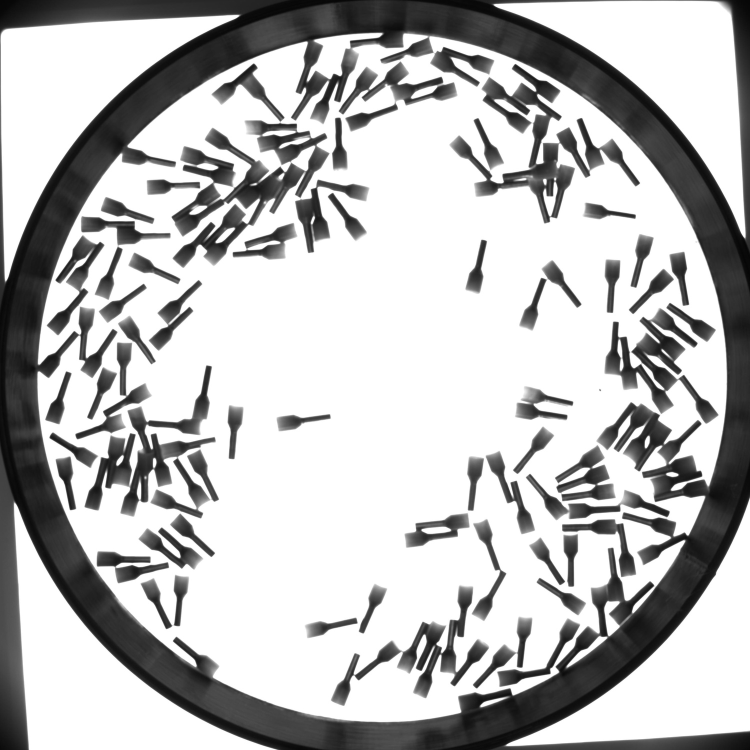
#> input picture resize_daheng_snapshot.jpg, 1500 x 1500 px (shown at 1/2 size)
$ python OpenCV.py
#> lines starting #> are read from the running program, lines starting #| are printed output that depends on the picture; after the words box and inside, x2 and y2 are one past the last pixel; in counts of white or black regions, pixels touching at a corner belong together
import cv2
import numpy as np

IMAGE_PATH = 'resize_daheng_snapshot.jpg'

# -------------------------
# НАСТРОЙКИ (крутить тут)
# -------------------------
# Порог белого фона в HSV:
# фон белый = V высокий, S низкий
S_MAX_BG = 60     # чем меньше, тем "белее" (50-80)
V_MIN_BG = 180    # чем больше, тем ярче (170-210)

# Морфология маски деталей
OPEN_K = 3        # убрать мелкий мусор
OPEN_IT = 1

CLOSE_K = 2       # подлечить дырки/резьбу (НЕ делай слишком большим!)
CLOSE_IT = 1

# Фильтр по площади (выкинуть мусорные компоненты)
MIN_AREA = 100   # под твоё разрешение (для твоего фото обычно 1500-5000)

# Детектор "слипшихся" болтов:
# если компонент заметно больше типичного болта — делим watershed'ом
SPLIT_AREA_MULT = 1.6  # 1.4..2.0

DEBUG_SAVE = True

# принимаем путь фото
# [4 lines left out: function upload_image, not called in this run]

def save(name, img):
    if DEBUG_SAVE:
        cv2.imwrite(name, img)

# -------------------------
# 1) Загрузка
# -------------------------
img = cv2.imread(IMAGE_PATH)
#> img is the input picture: shape (1500, 1500, 3); min 5, max 255, mean 186.8
if img is None:
    raise RuntimeError(f"Не удалось открыть {IMAGE_PATH}")

hsv = cv2.cvtColor(img, cv2.COLOR_BGR2HSV)
#> hsv: shape (1500, 1500, 3); mean H, S, V 0, 0, 186.8
H, S, V = cv2.split(hsv)
#> H: shape (1500, 1500); every value is 0

# -------------------------
# 2) Убираем белый фон (делаем маску деталей)
# -------------------------
# фон: S низкий и V высокий
bg_mask = ((S <= S_MAX_BG) & (V >= V_MIN_BG)).astype(np.uint8) * 255
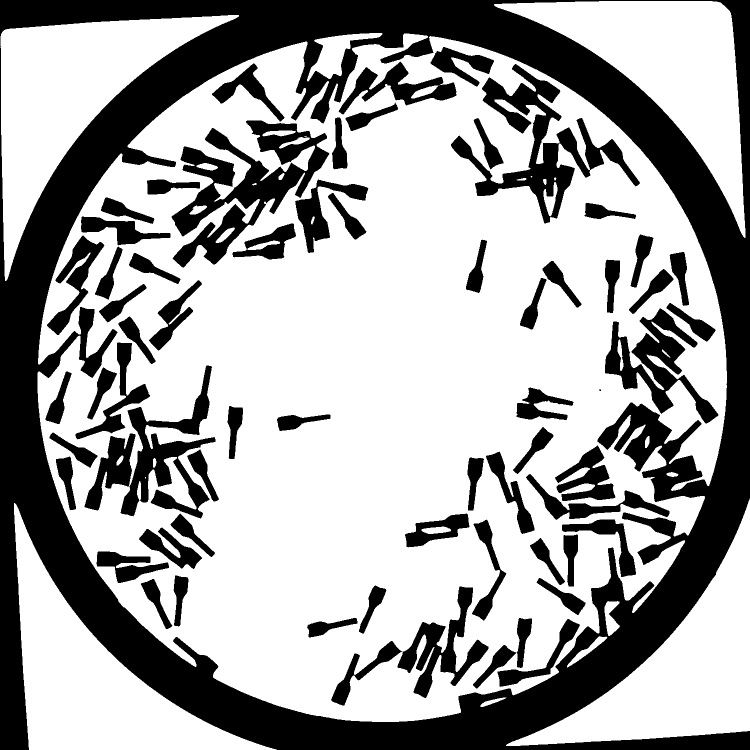
#> bg_mask: shape (1500, 1500) (shown at 1/2 size); 65.4% white; 66 black regions (1 under 20 px), largest, box (x1, y1, x2, y2) and area: (0, 0, 1500, 1500) 491533, (343, 241, 659, 535) 34298, (902, 128, 1280, 447) 28757

# детали = НЕ фон
parts = cv2.bitwise_not(bg_mask)

# Лёгкая подчистка шумов на старте
k_open = cv2.getStructuringElement(cv2.MORPH_ELLIPSE, (OPEN_K, OPEN_K))
k_close = cv2.getStructuringElement(cv2.MORPH_ELLIPSE, (CLOSE_K, CLOSE_K))

parts = cv2.morphologyEx(parts, cv2.MORPH_OPEN, k_open, iterations=OPEN_IT)
#> parts: shape (1500, 1500); 34.6% white; 71 white regions (2 under 20 px), largest, box (x1, y1, x2, y2) and area: (0, 0, 1500, 1500) 491479, (343, 241, 659, 535) 34258, (902, 128, 1150, 447) 22642
parts = cv2.morphologyEx(parts, cv2.MORPH_CLOSE, k_close, iterations=CLOSE_IT)
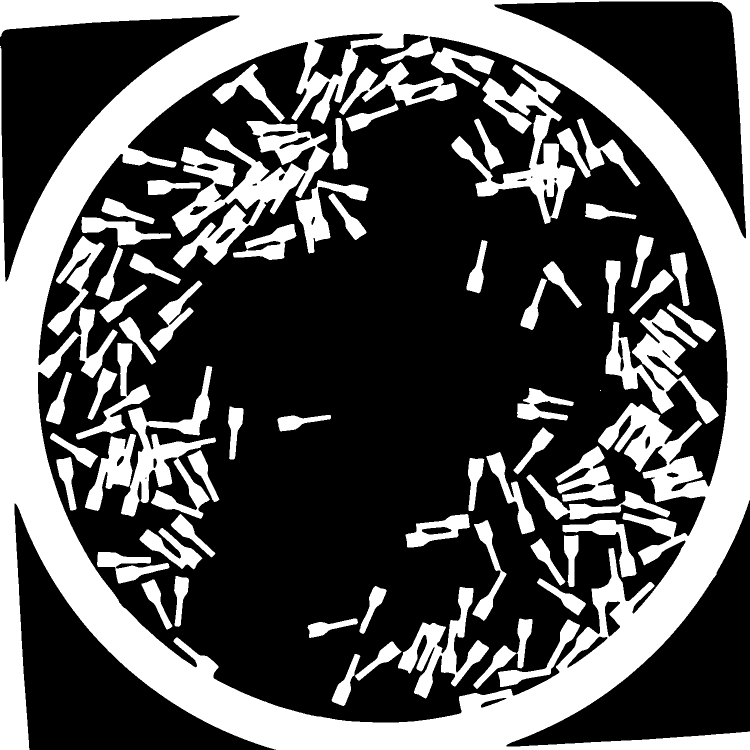
#> parts: shape (1500, 1500) (shown at 1/2 size); 34.6% white; 68 white regions (1 under 20 px), largest, box (x1, y1, x2, y2) and area: (0, 0, 1500, 1500) 492372, (344, 242, 659, 536) 34226, (903, 129, 1150, 448) 22624

save("dbg_bg_mask.png", bg_mask)
save("dbg_parts_mask.png", parts)

# -------------------------
# 3) Находим связные компоненты (пятна)
# -------------------------
num, labels, stats, _ = cv2.connectedComponentsWithStats(parts, connectivity=8)
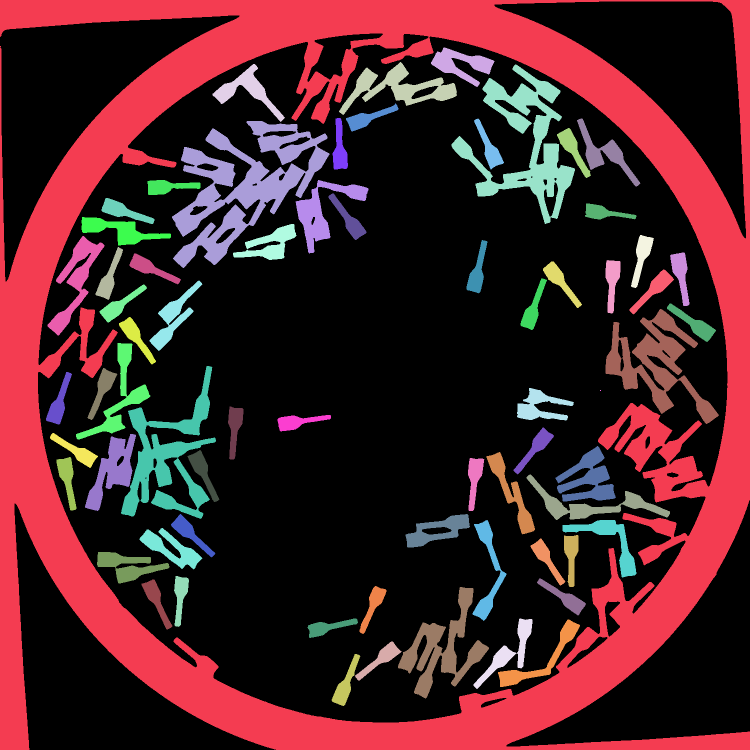
#> labels: shape (1500, 1500) int32 (shown at 1/2 size); 69 distinct labels, from 0 to 68; one colour per label, 0 black
#> num = 69; stats = 69 rows, first 6: [0, 3, 1500, 1497, 1471215], [0, 0, 1500, 1500, 492372], [862, 95, 127, 79, 4145], [678, 124, 236, 106, 7947], [425, 128, 145, 116, 4146], [903, 129, 247, 319, 22624]

areas = stats[1:, cv2.CC_STAT_AREA]  # без фона
#> areas = 68 values, max 492372 at index 0, min 4 at index 38, mean 11452.7
areas = areas[areas >= MIN_AREA]
#> areas = 67 values, max 492372 at index 0, min 1659 at index 15, mean 11623.6

if len(areas) == 0:
    print("0 компонентов после фильтра MIN_AREA. Уменьши MIN_AREA или подстрой S_MAX_BG/V_MIN_BG.")
    raise SystemExit(0)

median_area = float(np.median(areas))
#> median_area = 2060

# -------------------------
# 4) Счёт + деление “слипшихся” компонентов
# -------------------------
# [72 lines left out: functions split_component_with_watershed, recieve_value, not called in this run]
    #return count

$ run again, with bolt.jpg copied over resize_daheng_snapshot.jpg
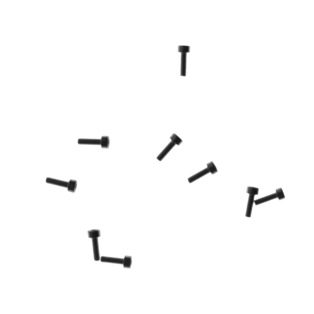
#> input picture bolt.jpg, 314 x 314 px
#> img is the input picture: shape (314, 314, 3); min 17, max 255, mean 251.2
#> hsv: shape (314, 314, 3); mean H, S, V 0, 0, 251.2
#> H: shape (314, 314); every value is 0
#> `bg_mask = ((S <= S_MAX_BG) & (V >= V_MIN_BG)).astype(np.uint8) * 255`:
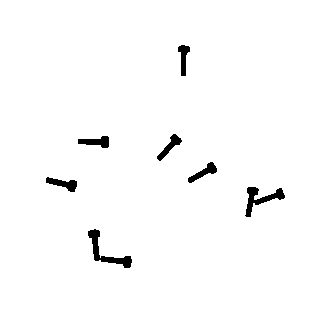
#> bg_mask: shape (314, 314); 98% white; 7 black regions, largest, box (x1, y1, x2, y2) and area: (88, 229, 132, 268) 447, (245, 187, 285, 217) 406, (46, 177, 77, 192) 226
#> `parts = cv2.morphologyEx(parts, cv2.MORPH_CLOSE, k_close, iterations=C..`:
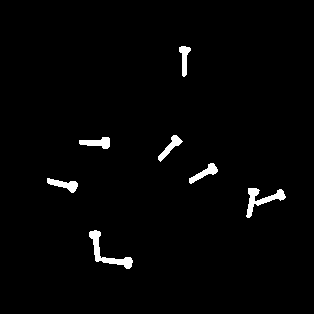
#> parts: shape (314, 314); 1.9% white; 7 white regions, largest, box (x1, y1, x2, y2) and area: (89, 230, 133, 269) 441, (246, 188, 286, 218) 399, (79, 137, 110, 149) 221
#> labels: shape (314, 314) int32; 8 distinct labels, from 0 to 7
#> num = 8; stats = [[0, 0, 314, 314, 96700], [179, 46, 12, 31, 190], [158, 135, 25, 27, 209], [79, 137, 31, 12, 221], [189, 163, 29, 21, 215], [47, 178, 31, 15, 221], [246, 188, 40, 30, 399], [89, 230, 44, 39, 441]]
#> areas = [190, 209, 221, 215, 221, 399, 441]
#> median_area = 221

$ run again, with bolt2.jpg copied over resize_daheng_snapshot.jpg
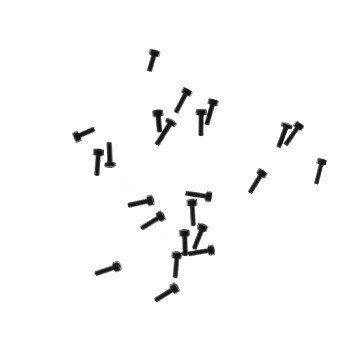
#> input picture bolt2.jpg, 342 x 352 px
#> img is the input picture: shape (352, 342, 3); min 11, max 255, mean 248.5
#> hsv: shape (352, 342, 3); mean H, S, V 0, 0, 248.5
#> H: shape (352, 342); every value is 0
#> `bg_mask = ((S <= S_MAX_BG) & (V >= V_MIN_BG)).astype(np.uint8) * 255`:
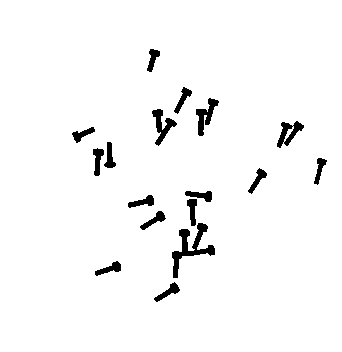
#> bg_mask: shape (352, 342); 96.8% white; 17 black regions, largest, box (x1, y1, x2, y2) and area: (172, 223, 215, 278) 701, (196, 98, 219, 136) 349, (152, 109, 177, 146) 348
#> `num, labels, stats, _ = cv2.connectedComponentsWithStats(parts, connec..`:
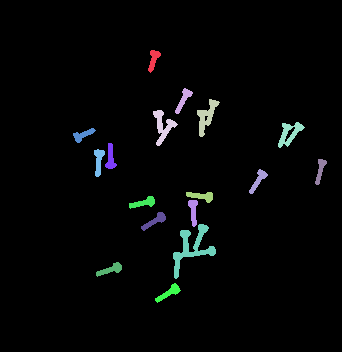
#> labels: shape (352, 342) int32; 18 distinct labels, from 0 to 17; one colour per label, 0 black
#> num = 18; stats = 18 rows, first 6: [0, 0, 342, 352, 116582], [148, 50, 13, 23, 147], [175, 88, 18, 26, 165], [197, 99, 23, 38, 346], [153, 110, 25, 36, 339], [278, 122, 27, 26, 308]
#> areas = 17 values, max 689 at index 14, min 141 at index 8, mean 223.6
#> median_area = 170
